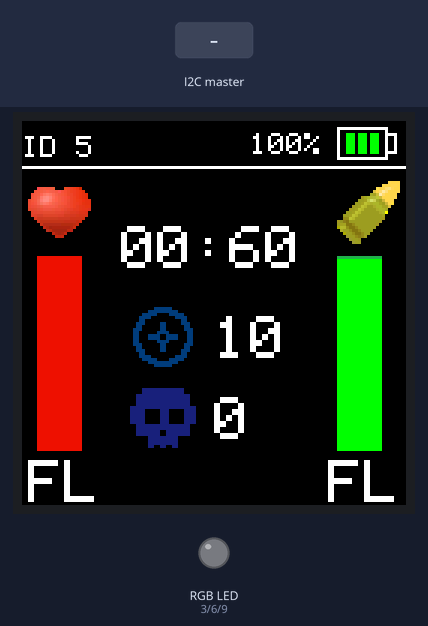
Simulated run of this sketch. Board: Arduino Uno, built with avr-gcc and run on an emulated ATmega328P. Shown: 128×128 colour display, an RGB LED mixed from three pins (HIGH = lit). The test bench sets the inputs (shaded band). What the sketch prints to the serial monitor is not drawn.

Above: at 1.5 s.
1.6 s: the I2C master sends "B"
At 2.8 s:
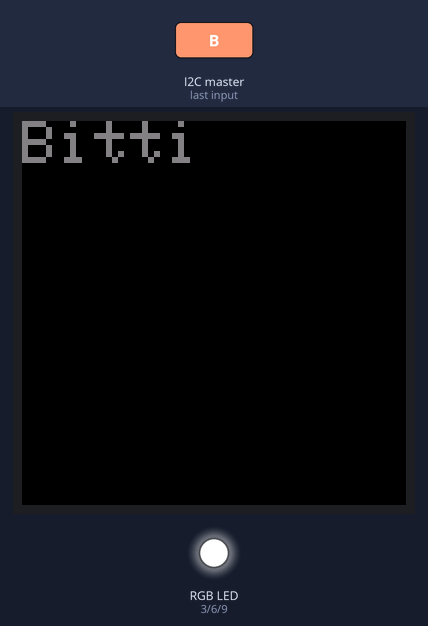
3.1 s: the I2C master sends "M"
At 3.9 s:
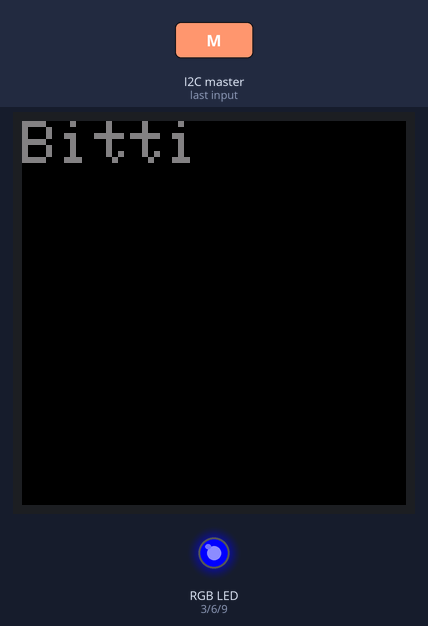
4.6 s: the I2C master sends "Y"
At 5.0 s:
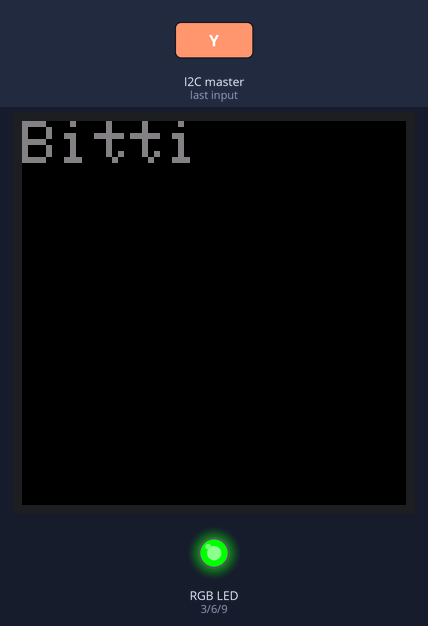
6.1 s: the I2C master sends "K"
At 7.3 s:
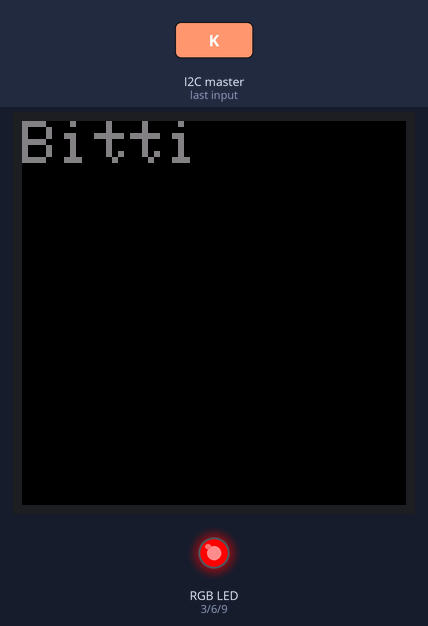
7.6 s: the I2C master sends "B"
At 8.6 s:
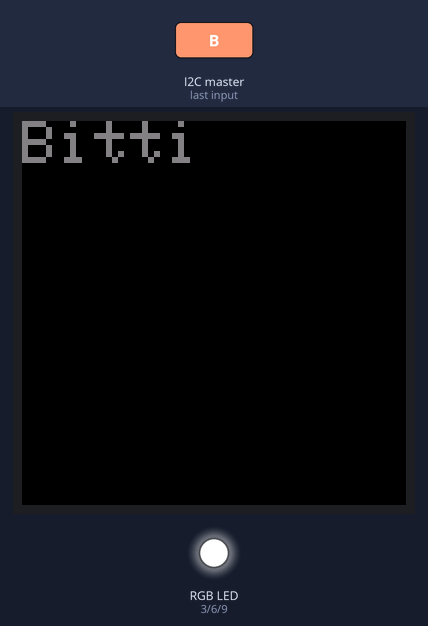
Timing chart, 0 to 10.1 s (numbered marks = the images above; inputs shaded):
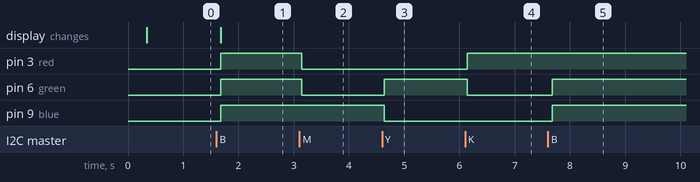

Measured:
- after the input at 1.6 s, pin 3 (red), pin 6 (green), pin 9 (blue): LOW → HIGH after 0.08 s; the display: changes after 0.08 s (image 1)
- after the input at 3.1 s, pin 3 (red), pin 6 (green): HIGH → LOW at once
- after the input at 4.6 s, pin 6 (green): LOW → HIGH at once; pin 9 (blue): HIGH → LOW at once
- after the input at 6.1 s, pin 3 (red): LOW → HIGH at once; pin 6 (green): HIGH → LOW at once
- after the input at 7.6 s, pin 6 (green), pin 9 (blue): LOW → HIGH after 0.07 s

The sketch:

arduino_oledli.ino
```cpp
#define blue 9
#define red 3
#define green 6
#include <SPI.h>
#include <Wire.h>
#include "Adafruit_GFX.h" //Includes core graphics library
#include "Adafruit_SSD1351.h"
bool durum=false;
#define SCREEN_WIDTH 128 //pixel width
#define SCREEN_HEIGHT 128 //pixel height

#define SCLK_PIN 13 //defines s clock pin
#define MOSI_PIN 11 //defines master-out slave-in SDA pin
#define RST_PIN   2 //defines reset pin
#define DC_PIN    5 //defines master-in slave-out pin
#define CS_PIN    4 //defines chip select pinh
// Colour definitions
#define BLACK           0x0000
#define BLUE            0x001F
#define RED     0xF800
#define GREEN   0x07E0
#define CYAN    0x07FF
#define MAGENTA         0xF81F
#define YELLOW          0xFFE0
#define WHITE           0xFFFF
#define GREY            0x8410
#define ORANGE          0xE880

extern const uint16_t smiley51[];
extern const uint16_t heart[];
extern const uint16_t timer[];
extern const uint16_t battery1[];
extern const uint16_t kirmizi[];
extern const uint16_t yesil[];
extern const uint16_t kill[];
extern const uint16_t death[];

Adafruit_SSD1351 display = Adafruit_SSD1351(SCREEN_WIDTH, SCREEN_HEIGHT, &SPI, CS_PIN, DC_PIN, RST_PIN);

String gelen="";
int mermi = 65;
int can = 100;
int dakika=0;
int saniye=60;
int pil=100;
bool state=0;
float kat_sayi = 0.6;
int gibih = 45;
int tamdoldur=65;
int timer1=0;

void setup() {
  Serial.begin(9600);
  display.begin();
  display.fillScreen(BLACK);
  //  Timer1 Ayarlanması
  TCCR1A=(1<<WGM01);    //Set the CTC mode
  OCR1A=0xF9; //Value for ORC0A for 1ms

  TIMSK1|=(1<<OCIE1A);   //Set the interrupt request
  sei(); //Enable interrupt

  TCCR1B|=(1<<CS01);    //Set the prescale 1/64 clock
  TCCR1B|=(1<<CS00);
  tv();
  Wire.begin(1);
  Wire.onReceive(veriGeldiginde);
  pinMode(blue,OUTPUT);
  pinMode(red,OUTPUT);
  pinMode(green,OUTPUT);
}

void rgb(int r,int g,int b){
  analogWrite(blue,b);
  analogWrite(red,r);
  analogWrite(green,g);
}


void veriGeldiginde(int veri)
{
  /* I2C hattında bu cihaz için yeni veri olduğunda bu fonksiyon çalışır */
  char gelenKarakter;
  /* Hattaki veri okunarak gelenKarakter değişkenine kaydedilir */
  while(Wire.available()){
    gelenKarakter = Wire.read();
    gelen+=gelenKarakter;
  }
  Serial.println(gelen);
  //display.fillScreen(BLACK);
  display.setCursor(0,0);
  display.setTextSize(2);
  delay(300);
  if(gelen.length()==3){
    //mermi
    String mermo = gelen.substring(0,1);
    if(gelen=="BAS"){

  display.fillScreen(BLACK);
      Serial.println("oyun basladi");
      durum=true;
      mermi=65;
      can=100;
      gibih = 45;
      tamdoldur=65;
      tv();
    }
    if(mermo=="M"){
        mermi = gelen.substring(1,gelen.length()).toInt();
        mermi_goster();
    }
  }
  else if(gelen.length()==4){
    //can
    String cano = gelen.substring(0,1);
    if(cano=="C"){
      can = gelen.substring(1,gelen.length()).toInt();
      kalp();
    }
  }
  else if(gelen.length()==5){
    String timero = gelen.substring(0,1);
    if(timero=="T"){
      dakika = gelen.substring(1,3).toInt();
      saniye  = gelen.substring(3,5).toInt();
      tv();
    }
  }


  else if(gelen=="Y"){
    rgb(0,255,0);
  }
  else if(gelen=="K"){
    rgb(255,0,0);
  }
  else if(gelen=="M"){
    rgb(0,0,255);
  }
  else if(gelen=="B"){
    display.fillScreen(BLACK);
  display.fillScreen(BLACK);
    rgb(255,255,255);
    durum=false;
    display.setTextColor(GREY);
    display.print("Bitti");
  }

  gelen="";

}


void loop() {
  if(timer1 >=550 && durum){
    //550
    state=!state;
    timer1=0;
    saniye--;
    if(saniye==0&&dakika==0){
      //oyun durumunu false a çeker
      durum = false;
    }
    if(saniye==0 && durum){
      dakika--;
      saniye=60;
    }
      timer_zaman();
  }


}


int zaman=0;

void mermi_goster(){
  Serial.println("mermiye geldi");
  display.fillRoundRect(100, 110, 50, 25, 0, BLACK);
  display.drawRGBBitmap(103,18,smiley51,25,25);
  display.setTextColor(WHITE);
  display.setTextSize(2);
  display.setCursor(3,113);
  tamdoldur--;
  gibih++;
  display.drawRGBBitmap(105,45,yesil,15,65);
  display.fillRoundRect(105, gibih, 15, tamdoldur, 0, GREEN);
  if(mermi == 65){
    display.setCursor(102,113);
      display.print("FL");
  }
  else if(mermi<10){
    display.setCursor(107,113);
    display.print(mermi);
  }
  else{
    display.setCursor(102,113);
      display.print(mermi);
  }
}

int id=5;
void id_goster(){
  display.setTextSize(1);
  display.setCursor(0,5);
  display.print("ID ");
  display.print(id);
  display.fillRoundRect(0, 15, 128,1, 0, WHITE);
}


void timer_zaman(){
  // play
  display.fillRoundRect(34, 34, 65, 15, 8, BLACK);
  //display.drawRGBBitmap(0,0,timer,15,15);
  if(durum==false&&saniye<=0){
    display.setTextColor(RED);
  }else{
    display.setTextColor(WHITE);
  }
  display.setTextSize(2);
  //display.setFont(&FreeMono9pt7b);
  display.setCursor(33,35);

  if(dakika<10){
    display.print("0");
    display.print(dakika);
  }
  else if(dakika>=10){
    display.print(dakika);
  }

  if(saniye<10){
    display.print(":0");// : kaldırdım
    display.print(saniye);
  }
  if(saniye>=10){
    display.print(":");
    display.print(saniye);
  }
  display.setFont();
}

void tv(){

  delay(200);
  display.fillScreen(BLACK);

  id_goster();
  pil_goster();
  timer_zaman();
  mermi_goster();
  display.drawRGBBitmap(0,18,heart,25,25);
  //display.setFont(&FreeMono9pt7b);

  display.drawRGBBitmap(35,60,kill,24,24);
  display.setCursor(64,65);
  display.print("10");
  display.drawRGBBitmap(35,85,death,24,24);
  display.setCursor(64,92);
  display.print("0");

  kalp();

  /*
  if(can<50){
    display.setTextColor(ORANGE);
  }
  if(can>=50){

  display.setTextColor(GREEN);
  }
  */

  display.setFont();
}

ISR(TIMER1_COMPA_vect)
{
  timer1++;
}


void kalp(){
  display.setTextSize(2);
  display.setCursor(2,113);
  display.drawRGBBitmap(5,45,kirmizi,15,65);
  int taban = floor(kat_sayi * float(can));
  int maxo = 65-taban;
  Serial.println(taban);
  Serial.println(maxo);

  display.fillRoundRect(0, 110, 30, 30, 0, BLACK);

  if(can>=100){
    display.fillRoundRect(5, 45, 15, 65, 0, ORANGE);
    display.setTextColor(WHITE);
    display.setCursor(2,113);
    display.print("FL");

  }
  else{
    display.fillRoundRect(5, maxo+45, 15, taban, 0, ORANGE);
    display.setTextColor(WHITE);
      if(can<10){
      display.setCursor(6,113);
      display.print(can);
      }
      else if(can>=10){
      display.setCursor(2,113);
        display.print(can);
    }
}
}

void pil_goster(){
  display.drawRGBBitmap(103,0,battery1,30,15);
  if(pil>0&&pil<50){
    display.fillRoundRect(108, 4, 3, 7,0, ORANGE);
  }
  else if(pil>=20&&pil<80){
    display.fillRoundRect(108, 4, 3, 7,0, YELLOW);
    display.fillRoundRect(112, 4, 3, 7,0, YELLOW);
  }
  else if(pil>=80&&pil<=100){
    display.fillRoundRect(108, 4, 3, 7,0, GREEN);
    display.fillRoundRect(112, 4, 3, 7,0, GREEN);
    display.fillRoundRect(116, 4, 3, 7,0, GREEN);
  }

  if(pil==100){
    display.setTextColor(WHITE);
  display.setTextSize(1);
  display.setCursor(76,4);
  display.print(pil);
  display.print("%");
  }
  else if(pil>=10&&pil<100){
    display.setTextColor(WHITE);
  display.setTextSize(1);
  display.setCursor(82,4);
  display.print(pil);
  display.print("%");
  }
 else if(pil<10){
  display.setTextColor(WHITE);
  display.setTextSize(1);
  display.setCursor(87,4);
  display.print(pil);
  display.print("%");
 }

}
```

eski_oled.ino
```cpp
/*
#include "SPI.h" //Includes library for SPI communication of display
#include "Adafruit_GFX.h" //Includes core graphics library
#include "Adafruit_SSD1351.h" //Includes hardware specific library
#define tetik 2
int timer1=0;
bool state=0;
int dakika=0;
int saniye=60;
int pil=50;
extern const uint16_t smiley51[];
extern const uint16_t heart[];
extern const uint16_t timer[];
extern const uint16_t battery1[];
//screen dimensions
#define SCREEN_WIDTH 128 //pixel width
#define SCREEN_HEIGHT 128 //pixel height

//pin definitions
#define SCLK_PIN 13 //defines s clock pin
#define MOSI_PIN 11 //defines master-out slave-in SDA pin
#define RST_PIN   3 //defines reset pin
#define DC_PIN    5 //defines master-in slave-out pin
#define CS_PIN    4 //defines chip select pin
int can = 30;
int zaman=0;
// Colour definitions
#define BLACK           0x0000
#define BLUE            0x001F
#define RED             0xF800
#define GREEN           0x07E0
#define CYAN            0x07FF
#define MAGENTA         0xF81F
#define YELLOW          0xFFE0
#define WHITE           0xFFFF
#define GREY            0x8410
#define ORANGE          0xE880
int mermi = 50;
String can_renk = "GREEN";
Adafruit_SSD1351 display = Adafruit_SSD1351(SCREEN_WIDTH, SCREEN_HEIGHT, &SPI, CS_PIN, DC_PIN, RST_PIN);

void setup() {
  Serial.begin(9600);
  display.begin();
  display.fillScreen(BLACK);
  pinMode(tetik,INPUT);
  //  Timer1 Ayarlanması
  TCCR1A=(1<<WGM01);    //Set the CTC mode
  OCR1A=0xF9; //Value for ORC0A for 1ms

  TIMSK1|=(1<<OCIE1A);   //Set the interrupt request
  sei(); //Enable interrupt

  TCCR1B|=(1<<CS01);    //Set the prescale 1/64 clock
  TCCR1B|=(1<<CS00);
  tv();
}
bool durum = true;

void loop() {
  if(timer1 >=100 && durum){
    //550
    state=!state;
    timer1=0;
    saniye--;
    if(saniye==0&&dakika==0){
      display.setCursor(0,22);
      display.print("Bitti");
      durum = false;
    }
    if(saniye==0){
      dakika--;
      saniye=60;
    }
      timer_zaman();
  }

  if(digitalRead(tetik)){
    mermi--;
    Serial.println(mermi);
    if(mermi==0){
      mermi=50;
    }

    mermi_goster();
    delay(200);
  }
}

void mermi_goster(){
  display.fillRoundRect(99, 100, 50, 25, 8, BLACK);
  display.drawRGBBitmap(73,99,smiley51,25,25);
  display.setTextColor(WHITE);
  display.setTextSize(2);
  display.setCursor(100,105);
  display.print(mermi);
}


void timer_zaman(){
  // play
  display.fillRoundRect(0, 0, 70, 15, 8, BLACK);
  display.drawRGBBitmap(0,0,timer,15,15);
  display.setTextColor(WHITE);
  display.setTextSize(1);
  display.setCursor(17,5);
  if(dakika<10){
    display.print("0");
    display.print(dakika);
  }
  else if(dakika>=10){
    display.print(dakika);
  }

  if(saniye<10){
    display.print(":0");
    display.print(saniye);
  }
  if(saniye>=10){
    display.print(":");
    display.print(saniye);
  }
}
void tv(){

  delay(200);
  display.fillScreen(BLACK);

  display.setTextSize(2);
  display.setCursor(0,65);
  display.print("Kill:");
  display.setTextColor(GREEN);
  display.print("10");
  display.setCursor(0,45);
  display.print("ID:1");
  pil_goster();
  timer_zaman();
  mermi_goster();
  display.drawRGBBitmap(0,100,heart,25,25);
  display.setCursor(26,105);
  display.setTextColor(WHITE);
  if(can<50){
    display.setTextColor(ORANGE);
  }
  if(can>=50){

  display.setTextColor(GREEN);
  }
  display.print(can);
}

ISR(TIMER1_COMPA_vect)
{
  timer1++;
}

void pil_goster(){
  display.drawRGBBitmap(103,0,battery1,30,15);
  if(pil>0&&pil<50){
    display.fillRoundRect(108, 4, 3, 7,0, ORANGE);
  }
  else if(pil>=20&&pil<80){
    display.fillRoundRect(108, 4, 3, 7,0, YELLOW);
    display.fillRoundRect(112, 4, 3, 7,0, YELLOW);
  }
  else if(pil>=80&&pil<=100){
    display.fillRoundRect(108, 4, 3, 7,0, GREEN);
    display.fillRoundRect(112, 4, 3, 7,0, GREEN);
    display.fillRoundRect(116, 4, 3, 7,0, GREEN);
  }

  if(pil==100){
    display.setTextColor(WHITE);
  display.setTextSize(1);
  display.setCursor(76,4);
  display.print(pil);
  display.print("%");
  }
  else if(pil>=10&&pil<100){
    display.setTextColor(WHITE);
  display.setTextSize(1);
  display.setCursor(82,4);
  display.print(pil);
  display.print("%");
  }
 else if(pil<10){
  display.setTextColor(WHITE);
  display.setTextSize(1);
  display.setCursor(87,4);
  display.print(pil);
  display.print("%");
 }


}
*/
```

Source omitted: battery1.c (data table, 4702 bytes), death.c (data table, 5911 bytes), heart.c (data table, 6385 bytes), kill.c (data table, 5910 bytes), kirmizi.c (data table, 9598 bytes), smiley51.c (data table, 6383 bytes), yesil.c (data table, 9596 bytes)
